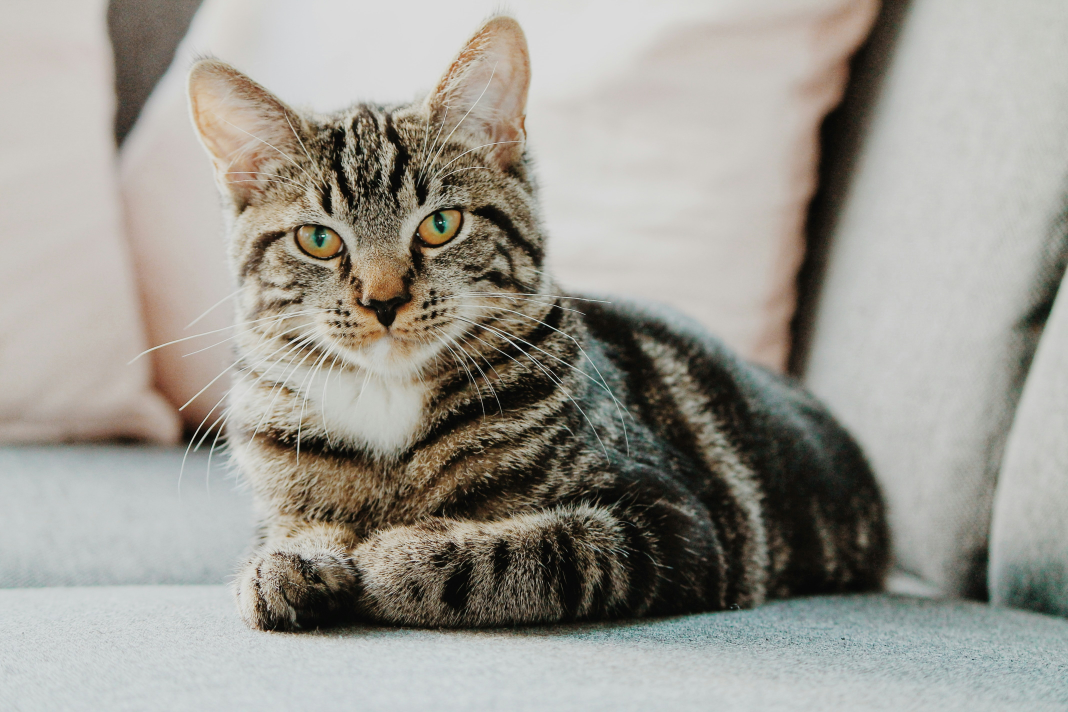
#> input picture html/rsc/src/400_OpenCV/ch_06_pixel/example.jpg, 4272 x 2848 px (shown at 1/4 size)
$ jupyter execute '0324_관심 영역 화소값 확인 (2).ipynb'
#> lines starting #> are read from the running program, lines starting #| are printed output that depends on the picture
[cell 1]
import cv2
import matplotlib.pyplot as plt

# 이미지를 회색조(그레이스케일)로 읽기
img_gray = cv2.imread('example.jpg', cv2.IMREAD_GRAYSCALE)
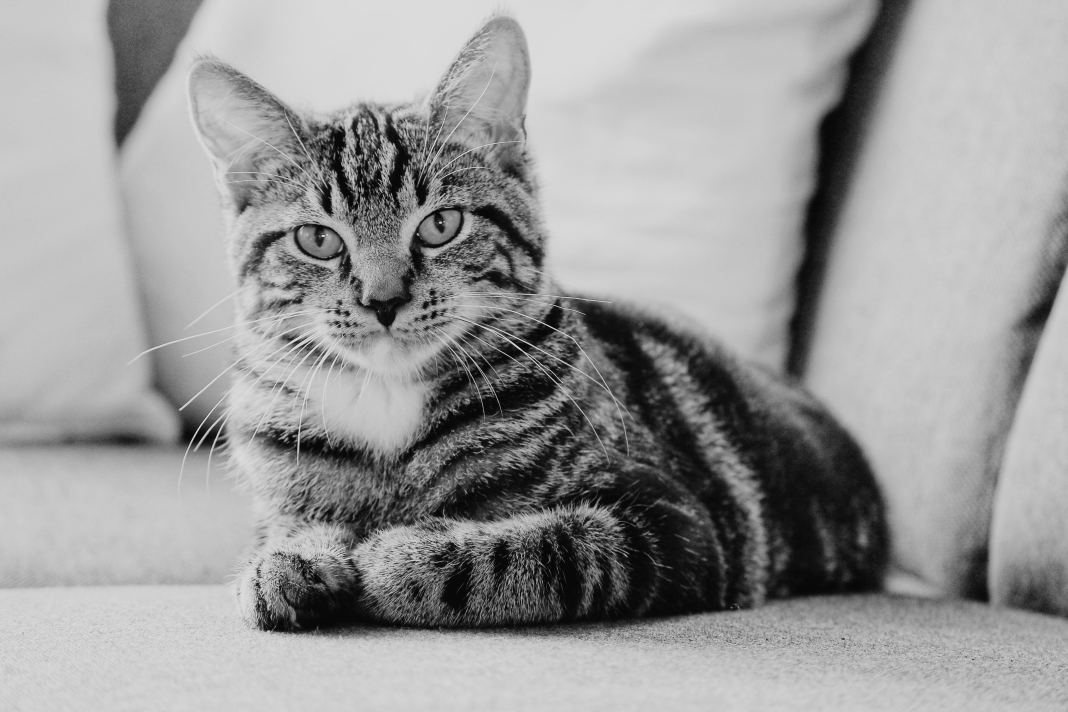
#> img_gray: shape (2848, 4272) (shown at 1/4 size); min 0, max 231, mean 153.6

# 관심 영역 설정 (예: x, y 좌표와 폭, 높이)
x, y, w, h = 1100, 850, 400, 400  # x, y 위치와 폭, 높이
roi_gray = img_gray[ y : y + h, x : x + w ]  # 관심 영역 추출
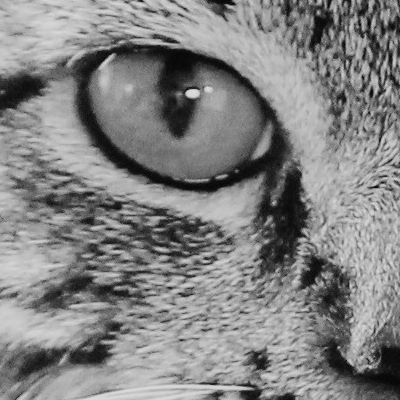
#> roi_gray: shape (400, 400); min 2, max 224, mean 130.5

# ROI 영상값 출력
print( "roi_gray =", roi_gray, sep="\n" )
#> (printed output is left out)
print()

# 원본 회색조 이미지에서 관심 영역에 사각형 그리기 (시각화를 위해)
img_gray_with_rect = cv2.cvtColor(img_gray, cv2.COLOR_GRAY2BGR)
# 사각형을 그리기 위해 BGR로 변환
cv2.rectangle(img_gray_with_rect, (x, y), (x + w, y + h), (255, 0, 0), 8)  # 사각형

# 이미지들을 비교하여 출력
plt.figure(figsize=(10, 5))

# 1. 원본 회색조 이미지 출력 (관심 영역 표시 포함)
plt.subplot(1, 2, 1)
plt.imshow(img_gray_with_rect, cmap='gray')
plt.title('Original Grayscale Image with ROI')
plt.axis('off')

# 2. 관심 영역만 잘라서 출력
plt.subplot(1, 2, 2)
plt.imshow(roi_gray, cmap='gray')
plt.title('Region of Interest (ROI) in Grayscale')
plt.axis('off')

# 그래프 보여주기
plt.tight_layout()
plt.show()
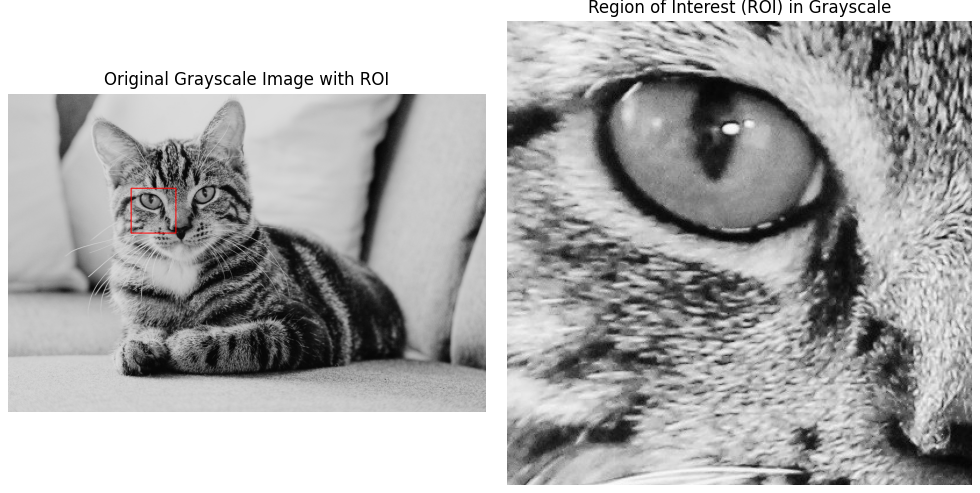
#> figure drawn by matplotlib, 2 panels; B, G, R data is drawn as R, G, B
